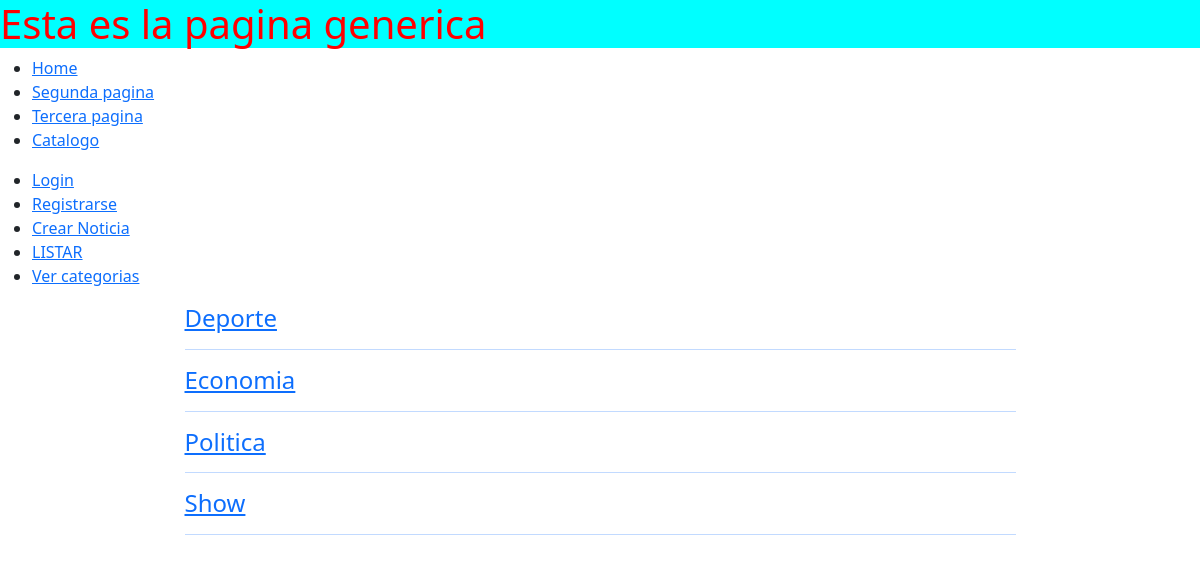
The page /noticias/Categorias on the database its author committed.
### apps/noticias/models.py (models this page shows, shortened)
class Categoria(models.Model):
	nombre = models.CharField(max_length=80)

### apps/noticias/views.py (the view)
# urls.py: path('Categorias', views.Categorias.as_view(), name='categorias'),
class Categorias(ListView):
	model = Categoria
	template_name = 'noticias/categorias.html'

### templates/noticias/categorias.html
{% extends 'base.html' %}
{% block contenido %}
	<div class="container">
    <div class="row mt-3">
      <div class="col-md-9 mx-auto mb-5">
      	{% for categoria in object_list %}
		<a href="{% url 'noticias:filtro_cat' categoria.pk %}">
      		<div>
      			<h4>{{categoria.nombre}}</h4>
      			<hr>
      		</div>
		</a>
      	{% endfor %}
      </div>
    </div>
  </div>
{% endblock contenido %}

### rows shown on the page
Categoria: nombre "Deporte"
Categoria: nombre "Economia"
Categoria: nombre "Politica"
Categoria: nombre "Show"
